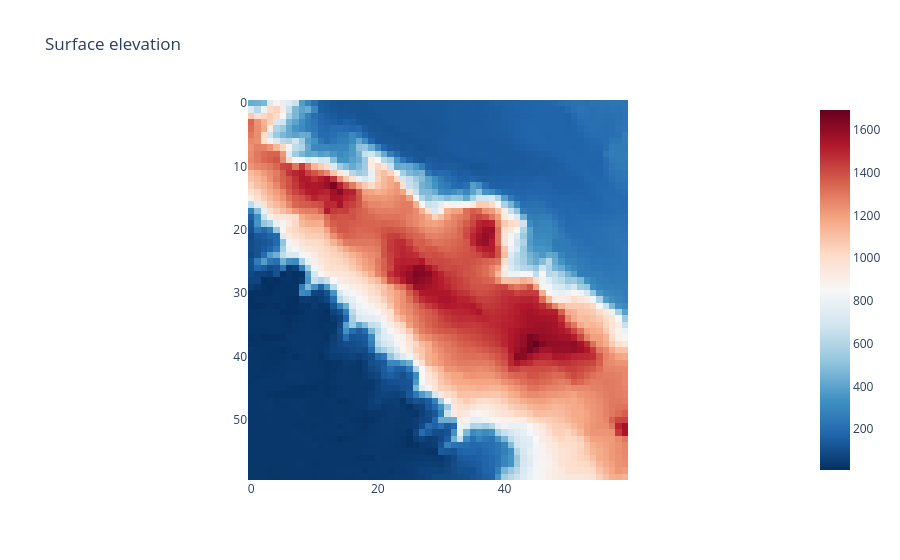

Notebook cell for this chart:
### Code cell
fig = px.imshow(training_tensor[1, 1, :, :].squeeze(), 
                color_continuous_scale = 'RdBu_r',
                origin = "upper", 
                title = "Surface elevation")
fig.show()

### Figure 1 — Plotly figure (JSON) as saved in the notebook; plotly's stock layout.template omitted (floating-point values rounded to 4 significant figures; data arrays with more than 128 entries replaced by an {"elided": "..."} marker saying what was removed)
{"data": [{"coloraxis": "coloraxis", "hovertemplate": "x: %{x}<br>y: %{y}<br>color: %{z}<extra></extra>", "name": "0", "type": "heatmap", "xaxis": "x", "yaxis": "y", "z": {"elided": "60x60 float values"}}], "layout": {"coloraxis": {"colorscale": [[0, "rgb(5,48,97)"], [0.1, "rgb(33,102,172)"], [0.2, "rgb(67,147,195)"], [0.3, "rgb(146,197,222)"], [0.4, "rgb(209,229,240)"], [0.5, "rgb(247,247,247)"], [0.6, "rgb(253,219,199)"], [0.7, "rgb(244,165,130)"], [0.8, "rgb(214,96,77)"], [0.9, "rgb(178,24,43)"], [1, "rgb(103,0,31)"]]}, "title": {"text": "Surface elevation"}, "xaxis": {"anchor": "y", "constrain": "domain", "domain": [0, 1], "scaleanchor": "y"}, "yaxis": {"anchor": "x", "autorange": "reversed", "constrain": "domain", "domain": [0, 1]}}}
